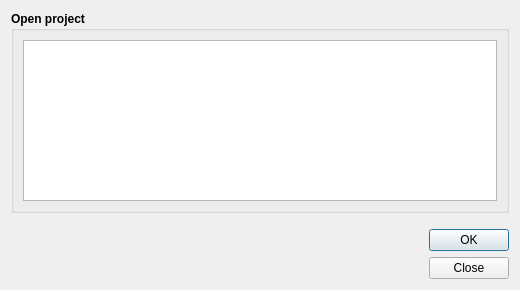
<?xml version="1.0" encoding="UTF-8"?>
<ui version="4.0">
 <class>apri_progetto</class>
 <widget class="QDialog" name="apri_progetto">
  <property name="geometry">
   <rect>
    <x>0</x>
    <y>0</y>
    <width>520</width>
    <height>290</height>
   </rect>
  </property>
  <property name="sizePolicy">
   <sizepolicy hsizetype="Fixed" vsizetype="Fixed">
    <horstretch>0</horstretch>
    <verstretch>0</verstretch>
   </sizepolicy>
  </property>
  <property name="minimumSize">
   <size>
    <width>520</width>
    <height>290</height>
   </size>
  </property>
  <property name="maximumSize">
   <size>
    <width>1500</width>
    <height>1500</height>
   </size>
  </property>
  <property name="windowTitle">
   <string>Open project</string>
  </property>
  <property name="locale">
   <locale language="English" country="UnitedStates"/>
  </property>
  <property name="modal">
   <bool>true</bool>
  </property>
  <layout class="QGridLayout" name="gridLayout">
   <item row="0" column="0">
    <widget class="QGroupBox" name="groupBox_2">
     <property name="sizePolicy">
      <sizepolicy hsizetype="Expanding" vsizetype="Expanding">
       <horstretch>0</horstretch>
       <verstretch>0</verstretch>
      </sizepolicy>
     </property>
     <property name="font">
      <font>
       <weight>75</weight>
       <bold>true</bold>
      </font>
     </property>
     <property name="title">
      <string>Open project</string>
     </property>
     <layout class="QGridLayout" name="gridLayout_3">
      <item row="1" column="0">
       <widget class="QListWidget" name="listWidget"/>
      </item>
     </layout>
    </widget>
   </item>
   <item row="1" column="0">
    <layout class="QGridLayout" name="gridLayout_4">
     <property name="sizeConstraint">
      <enum>QLayout::SetDefaultConstraint</enum>
     </property>
     <property name="topMargin">
      <number>10</number>
     </property>
     <property name="horizontalSpacing">
      <number>10</number>
     </property>
     <property name="verticalSpacing">
      <number>0</number>
     </property>
     <item row="0" column="1">
      <widget class="QLabel" name="igag">
       <property name="sizePolicy">
        <sizepolicy hsizetype="Preferred" vsizetype="Fixed">
         <horstretch>0</horstretch>
         <verstretch>0</verstretch>
        </sizepolicy>
       </property>
       <property name="text">
        <string/>
       </property>
       <property name="pixmap">
        <pixmap>img/logo-igag.png</pixmap>
       </property>
      </widget>
     </item>
     <item row="0" column="0">
      <widget class="QLabel" name="cnr">
       <property name="sizePolicy">
        <sizepolicy hsizetype="Preferred" vsizetype="Fixed">
         <horstretch>0</horstretch>
         <verstretch>0</verstretch>
        </sizepolicy>
       </property>
       <property name="text">
        <string/>
       </property>
       <property name="pixmap">
        <pixmap>img/logo-cnr.png</pixmap>
       </property>
      </widget>
     </item>
     <item row="0" column="3">
      <widget class="QDialogButtonBox" name="button_box">
       <property name="sizePolicy">
        <sizepolicy hsizetype="Fixed" vsizetype="Fixed">
         <horstretch>0</horstretch>
         <verstretch>0</verstretch>
        </sizepolicy>
       </property>
       <property name="cursor">
        <cursorShape>PointingHandCursor</cursorShape>
       </property>
       <property name="orientation">
        <enum>Qt::Vertical</enum>
       </property>
       <property name="standardButtons">
        <set>QDialogButtonBox::Close|QDialogButtonBox::Ok</set>
       </property>
      </widget>
     </item>
     <item row="0" column="2">
      <spacer name="horizontalSpacer">
       <property name="orientation">
        <enum>Qt::Horizontal</enum>
       </property>
       <property name="sizeHint" stdset="0">
        <size>
         <width>40</width>
         <height>20</height>
        </size>
       </property>
      </spacer>
     </item>
    </layout>
   </item>
  </layout>
 </widget>
 <resources/>
 <connections>
  <connection>
   <sender>button_box</sender>
   <signal>rejected()</signal>
   <receiver>apri_progetto</receiver>
   <slot>reject()</slot>
   <hints>
    <hint type="sourcelabel">
     <x>20</x>
     <y>20</y>
    </hint>
    <hint type="destinationlabel">
     <x>20</x>
     <y>20</y>
    </hint>
   </hints>
  </connection>
  <connection>
   <sender>button_box</sender>
   <signal>accepted()</signal>
   <receiver>apri_progetto</receiver>
   <slot>accept()</slot>
   <hints>
    <hint type="sourcelabel">
     <x>20</x>
     <y>20</y>
    </hint>
    <hint type="destinationlabel">
     <x>20</x>
     <y>20</y>
    </hint>
   </hints>
  </connection>
 </connections>
</ui>
